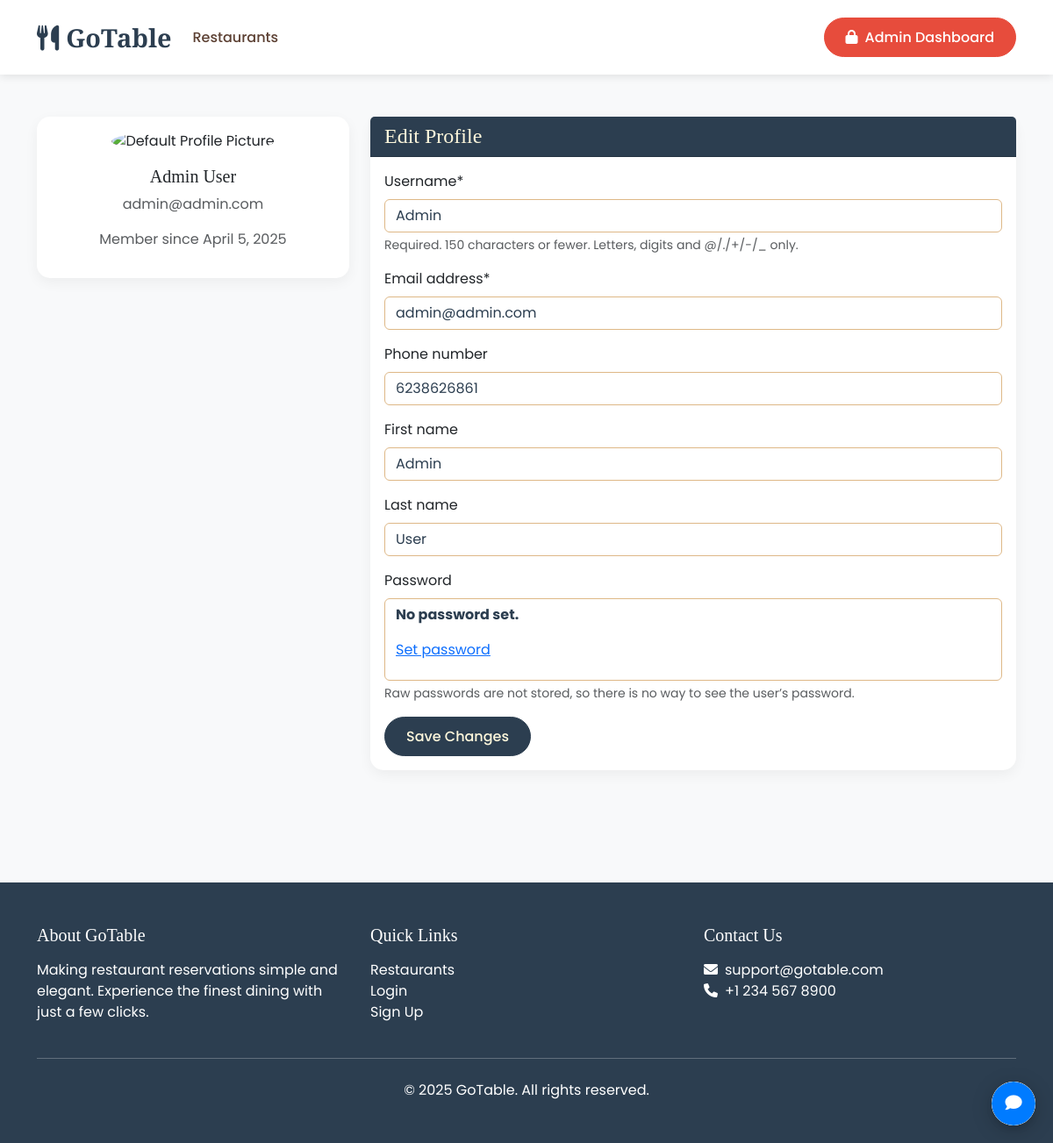
The app's page /accounts/profile/ (signed in) with its own data.
### accounts/models.py (models this page shows, shortened)
class CustomUser(AbstractUser):
    email = models.EmailField(_('email address'), unique=True)
    phone_number = models.CharField(max_length=15, blank=True, null=True)
    profile_picture = models.ImageField(upload_to='profile_pictures/', blank=True, null=True)
    address = models.TextField(blank=True, null=True)
    date_of_birth = models.DateField(blank=True, null=True)
    is_restaurant_owner = models.BooleanField(default=False)

### accounts/views.py (the view)
# urls.py: path('profile/', views.profile, name='profile'),
@login_required
def profile(request):
    if request.method == 'POST':
        form = CustomUserChangeForm(request.POST, request.FILES, instance=request.user)
        if form.is_valid():
            form.save()
            messages.success(request, 'Profile updated successfully!')
            return redirect('accounts:profile')
    else:
        form = CustomUserChangeForm(instance=request.user)
    return render(request, 'accounts/profile.html', {'form': form})

### accounts/forms.py
class CustomUserChangeForm(UserChangeForm):
    class Meta:
        model = CustomUser
        fields = ('username', 'email', 'phone_number', 'first_name', 'last_name')
    def __init__(self, *args, **kwargs):
        super().__init__(*args, **kwargs)
        self.helper = FormHelper()
        self.helper.layout = Layout(
            Row(
                Column('username', css_class='form-group col-md-6 mb-0'),
                Column('email', css_class='form-group col-md-6 mb-0'),
                css_class='form-row'
            ),
            Row(
                Column('first_name', css_class='form-group col-md-6 mb-0'),
                Column('last_name', css_class='form-group col-md-6 mb-0'),
                css_class='form-row'
            ),
            'phone_number',
            Submit('submit', 'Update Profile')
        )

### templates/accounts/profile.html (shortened to what this page needs)
{% extends 'base.html' %}
{% load crispy_forms_tags %}
{% load static %}
{% block content %}
<div class="container">
    <div class="row">
        <div class="col-md-4">
            <div class="card mb-4">
                <div class="card-body text-center">
                    {% if user.profile_picture %}
                    <img src="{{ user.profile_picture.url }}" alt="Profile Picture" class="rounded-circle img-fluid mb-3" style="width: 150px; height: 150px; object-fit: cover;">
                    {% else %}
                    <img src="{% static 'images/default-profile.jpg' %}" alt="Default Profile Picture" class="rounded-circle img-fluid mb-3" style="width: 150px; height: 150px; object-fit: cover;">
                    {% endif %}
                    <h5 class="card-title">{{ user.get_full_name }}</h5>
                    <p class="text-muted">{{ user.email }}</p>
                    <p class="text-muted">Member since {{ user.date_joined|date }}</p>
                </div>
            </div>
        </div>
        <div class="col-md-8">
            <div class="card">
                <div class="card-header">
                    <h4 class="mb-0">Edit Profile</h4>
                </div>
                <div class="card-body">
                    <form method="post" enctype="multipart/form-data">
                        {{ form|crispy }}
                        <button type="submit" class="btn btn-primary">Save Changes</button>
                    </form>
                </div>
            </div>
        </div>
    </div>
</div>
{% endblock %}

### static/css/theme.css (style rules this page uses)
:root { --primary-color: #8B4513; --secondary-color: #D2691E; --accent-color: #DEB887; --background-color: #FFF8DC; --surface-color: #ffffff; --text-color: #2C1810; --text-secondary: #5C4033; --border-color: #DEB887; --card-shadow: 0 4px 6px rgba(0, 0, 0, 0.1); --hover-color: #F4A460; }
body { background-color: var(--background-color); color: var(--text-color); transition: all 0.3s ease; }
.card { background-color: var(--surface-color); border-color: var(--border-color); box-shadow: var(--card-shadow); transition: transform 0.3s ease; }
.card-header { background-color: var(--primary-color) !important; color: var(--background-color) !important; font-family: 'Playfair Display', serif; }
.btn-primary { background-color: var(--primary-color) !important; border-color: var(--primary-color) !important; color: var(--background-color) !important; transition: all 0.3s ease !important; }
.form-control { background-color: var(--surface-color); border-color: var(--border-color); color: var(--text-color); }

### templates/base.html (style rules this page uses)
:root { --primary-color: #2c3e50; --accent-color: #e74c3c; --text-color: #2c3e50; --light-bg: #f8f9fa; }
body { font-family: 'Poppins', sans-serif; color: var(--text-color); background-color: var(--light-bg); }
h1, h2, h3, h4, h5, h6 { font-family: 'Playfair Display', serif; }
.btn { padding: 0.6rem 1.5rem; border-radius: 30px; font-weight: 500; transition: all 0.3s ease; }
.btn-primary { background: var(--primary-color); border-color: var(--primary-color); }
.card { border: none; border-radius: 15px; box-shadow: 0 5px 15px rgba(0,0,0,0.05); transition: all 0.3s ease; }

### records on screen
CustomUser: get_full_name "Admin User", email "admin@admin.com", date_joined "April 5, 2025", username "Admin", phone_number "6238626861", first_name "Admin", last_name "User"
